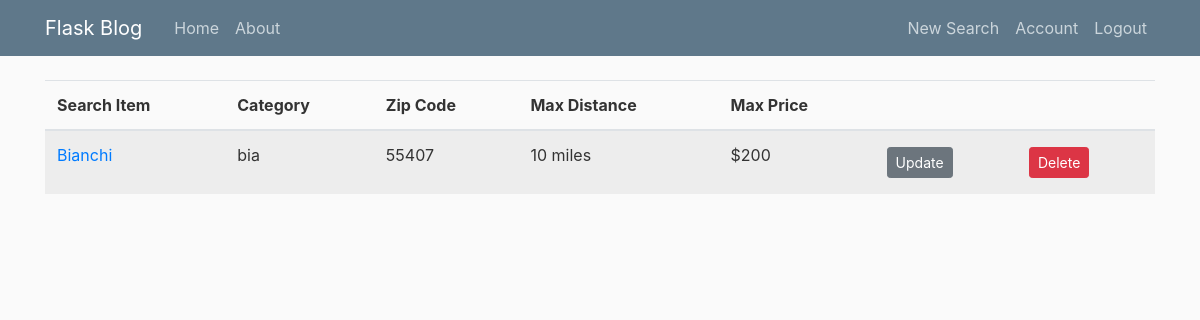
The page /home (signed in) on the database as committed earlier.
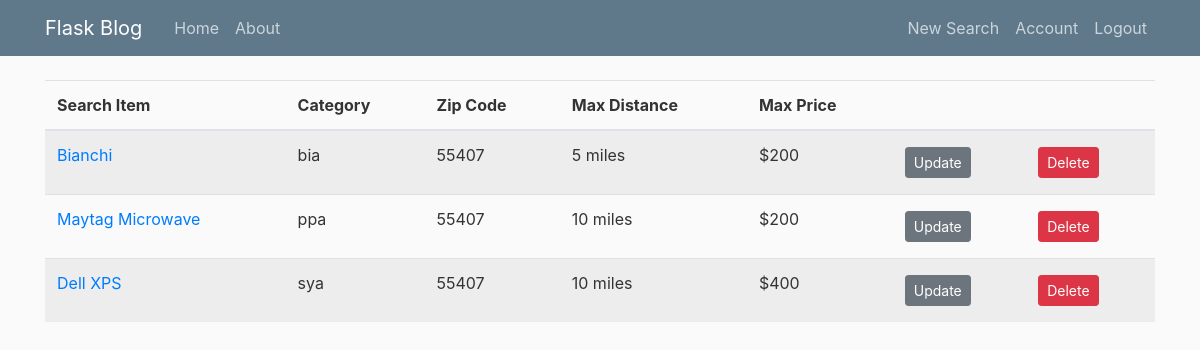
The same page on the database as committed later.
### RoboCraig/models.py (models this page shows, shortened)
class Searcher (db.Model):
    id = db.Column(db.Integer, primary_key=True)
    category = db.Column(db.String(20), nullable=False)
    search_term = db.Column(db.String(50), nullable=False)
    zip_code = db.Column(db.String(10), nullable=False)  #Might need this to be int, or validate to 5 digits
    max_distance = db.Column(db.String(10), nullable=False)
    max_price = db.Column(db.String(10), nullable=False)
    user_id = db.Column(db.Integer, db.ForeignKey('user.id'), nullable=False)

### RoboCraig/routes.py (the view)
@app.route("/home")
@login_required
def home_search():
    searches = Searcher.query.all()
    craigurl = 'https://minneapolis.craigslist.org/search/bia?query=bianchi&srchType=T&hasPic=1&search_distance=6&postal=55407&min_price=5&max_price=400'
    return render_template('home.html', searches=searches, craigurl=craigurl,)

### RoboCraig/models.py (called while the page is built)
@login_manager.user_loader
def load_user(user_id):
    return User.query.get(int(user_id))

### RoboCraig/templates/home.html
{% extends "layout.html" %}
{% block content %}
        <table class="table table-striped">
            <thead>
                <tr>
                    <th scope="col">Search Item</th>
                    <th scope="col">Category</th>
                    <th scope="col">Zip Code</th>
                    <th scope="col">Max Distance</th>
                    <th scope="col">Max Price</th>
                    <th scope="col"></th>
                    <th scope="col"></th>
                </tr>
            </thead>
            <tbody>
            {% for hs in searches %}
                <tr>
                    <td><a href="{{ url_for('search', search_id=hs.id) }}">{{ hs.search_term }}</a></td>
                    <td>{{ hs.category}}</td>
                    <td>{{ hs.zip_code }}</td>
                    <td>{{ hs.max_distance }} miles</td>
                    <td>${{ hs.max_price }}</td>
                    <td><a class="btn btn-secondary btn-sm mt-1 mb-1" href="{{ url_for('update_search', search_id = hs.id) }}">Update</a></td>
                    <td>
                        <form action="{{ url_for('delete_search', search_id=hs.id) }}" method="POST">
                            <input class="btn btn-danger btn-sm m-1" type = "submit" value="Delete">
                        </form>
                    </td>
                </tr>
            {% endfor %}
            </tbody>
        </table>
{% endblock content %}

### RoboCraig/templates/layout.html (shortened to what this page needs)
<!DOCTYPE html>
<html>
<head>
    <link rel="stylesheet" href="https://maxcdn.bootstrapcdn.com/bootstrap/4.0.0/css/bootstrap.min.css">
    <link rel="stylesheet" type="text/css" href="{{ url_for('static', filename='main.css') }}">
</head>
<body>
    <header class="site-header">
      <nav class="navbar navbar-expand-md navbar-dark bg-steel fixed-top">
        <div class="container">
          <a class="navbar-brand mr-4" href="/">Flask Blog</a>
          <div class="collapse navbar-collapse" id="navbarToggle">
            <div class="navbar-nav mr-auto">
              <a class="nav-item nav-link" href="{{ url_for('home_search') }}">Home</a>
              <a class="nav-item nav-link" href="{{ url_for('about') }}">About</a>
            </div>
            <div class="navbar-nav">
                {% if current_user.is_authenticated %}
                    <a class="nav-item nav-link" href="{{ url_for('new_search') }}">New Search</a>
                    <a class="nav-item nav-link" href="{{ url_for('account') }}">Account</a>
                    <a class="nav-item nav-link" href="{{ url_for('logout') }}">Logout</a>
                {% else %}
                  <a class="nav-item nav-link" href="{{ url_for('login') }}">Login</a>
                  <a class="nav-item nav-link" href="{{ url_for('register') }}">Register</a>
                {% endif %}
            </div>
          </div>
        </div>
      </nav>
    </header>
    <main role="main" class="container">
      <div class="row">
        <div class="col-md-12">
          {% block content %}{% endblock %}
        </div>
      </div>
    </main>
</body>
</html>

### RoboCraig/static/main.css (style rules this page uses)
body { background: #fafafa; color: #333333; margin-top: 5rem; }
.bg-steel { background-color: #5f788a; }
.site-header .navbar-nav .nav-link { color: #cbd5db; }

Rows that differ between the two databases and show on the page:
changed Searcher "Bianchi": max_distance "10" → "5"
added Searcher: search_term "Maytag Microwave", category "ppa", zip_code "55407", max_distance "10", max_price "200"
added Searcher: search_term "Dell XPS", category "sya", zip_code "55407", max_distance "10", max_price "400"
